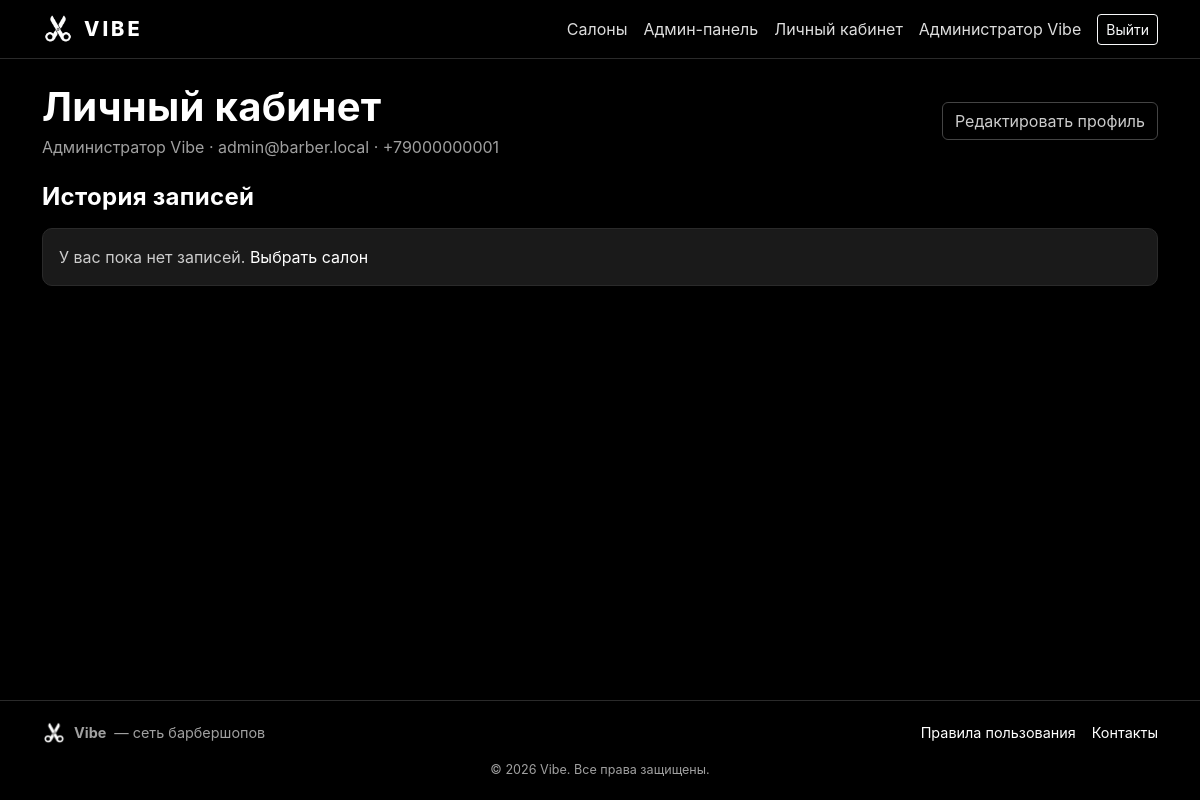
Screenshot of /profile (signed in) with the database file from the repository.
### app/models.py (models this page shows, shortened)
class User(UserMixin, db.Model):
    __tablename__ = "users"
    id = db.Column(db.Integer, primary_key=True)
    full_name = db.Column(db.String(150), nullable=False)
    email = db.Column(db.String(150), unique=True, nullable=False, index=True)
    phone = db.Column(db.String(30), unique=True, nullable=True, index=True)
    password_hash = db.Column(db.String(255), nullable=False)
    role = db.Column(db.String(20), nullable=False, default=ROLE_CLIENT)
    salon_id = db.Column(db.Integer, db.ForeignKey("salons.id"), nullable=True)
    is_active_flag = db.Column(db.Boolean, default=True)
    created_at = db.Column(db.DateTime, default=datetime.utcnow)
    phone_verified = db.Column(db.Boolean, default=False, nullable=False)
    phone_code = db.Column(db.String(10), nullable=True)
    phone_code_expires = db.Column(db.DateTime, nullable=True)
    reset_code = db.Column(db.String(10), nullable=True)
    reset_code_expires = db.Column(db.DateTime, nullable=True)
    reset_channel = db.Column(db.String(10), nullable=True)
    salon = db.relationship("Salon", foreign_keys=[salon_id], backref="moderators")
    bookings = db.relationship("Booking", backref="client", foreign_keys="Booking.user_id")
    @property
    def is_active(self):
        return self.is_active_flag
    def is_admin(self):
        return self.role == ROLE_ADMIN

### app/main.py (the view)
@main_bp.route("/profile")
@login_required
def profile():
    bookings = (Booking.query.filter_by(user_id=current_user.id)
                .order_by(Booking.booking_datetime.desc()).all())
    return render_template("profile.html", bookings=bookings)

### app/templates/profile.html (shortened to what this page needs)
{% extends "base.html" %}
{% block content %}
  <div class="d-flex justify-content-between align-items-center mb-4 flex-wrap">
    <div>
      <h1 class="fw-bold mb-1">Личный кабинет</h1>
      <p class="text-light-50 mb-0">
        {{ current_user.full_name }} · {{ current_user.email }}
        {% if current_user.phone %} · {{ current_user.phone }}{% endif %}
      </p>
    </div>
    <a href="{{ url_for('main.edit_profile') }}" class="btn btn-outline-secondary">Редактировать профиль</a>
  </div>
  <h4 class="fw-bold mb-3">История записей</h4>
  {% if not bookings %}
    <div class="alert alert-secondary">
      У вас пока нет записей. <a href="{{ url_for('main.index') }}">Выбрать салон</a>
    </div>
  {% endif %}
{% endblock %}

### app/templates/base.html (shortened to what this page needs)
<!doctype html>
<html lang="ru">
<head>
  <link href="https://cdn.jsdelivr.net/npm/bootstrap@5.3.3/dist/css/bootstrap.min.css" rel="stylesheet">
  <link href="{{ url_for('static', filename='css/style.css') }}" rel="stylesheet">
</head>
<body>
  <nav class="navbar navbar-expand-lg navbar-dark app-navbar">
    <div class="container">
      <a class="navbar-brand" href="{{ url_for('main.index') }}">
        <img src="{{ url_for('static', filename='img/logo.png') }}" alt="Vibe">
        <span class="brand-text">Vibe</span>
      </a>
      <div class="collapse navbar-collapse" id="nav">
        <ul class="navbar-nav ms-auto align-items-lg-center">
          <li class="nav-item"><a class="nav-link" href="{{ url_for('main.index') }}">Салоны</a></li>
          {% if current_user.is_authenticated %}
            {% if current_user.is_admin() %}
              <li class="nav-item"><a class="nav-link" href="{{ url_for('admin.dashboard') }}">Админ-панель</a></li>
            {% elif current_user.is_moderator() %}
              <li class="nav-item"><a class="nav-link" href="{{ url_for('moderator.dashboard') }}">Кабинет модератора</a></li>
            {% endif %}
            <li class="nav-item"><a class="nav-link" href="{{ url_for('main.profile') }}">Личный кабинет</a></li>
            <li class="nav-item"><span class="nav-link text-light-50">{{ current_user.full_name }}</span></li>
            <li class="nav-item"><a class="btn btn-outline-light btn-sm ms-2" href="{{ url_for('auth.logout') }}">Выйти</a></li>
          {% else %}
            <li class="nav-item"><a class="nav-link" href="{{ url_for('auth.login') }}">Вход</a></li>
            <li class="nav-item"><a class="btn btn-light btn-sm ms-2" href="{{ url_for('auth.register') }}">Регистрация</a></li>
          {% endif %}
        </ul>
      </div>
    </div>
  </nav>
  <main class="container py-4">
    {% block content %}{% endblock %}
  </main>
  <footer class="vibe-footer">
    <div class="container">
      <div class="d-flex flex-wrap justify-content-between align-items-center mb-3">
        <div class="d-flex align-items-center gap-2">
          <img src="{{ url_for('static', filename='img/logo.png') }}" alt="Vibe">
          <strong>Vibe</strong> — сеть барбершопов
        </div>
        <div class="d-flex gap-3">
          <a href="{{ url_for('main.rules') }}">Правила пользования</a>
          <a href="{{ url_for('main.contacts') }}">Контакты</a>
        </div>
      </div>
      <div class="small text-light-50 text-center">© {{ now.year }} Vibe. Все права защищены.</div>
    </div>
  </footer>
</body>
</html>

### app/static/css/style.css (style rules this page uses)
:root { --vibe-black: #000000; --vibe-dark: #111111; --vibe-gray: #1c1c1c; --vibe-border: #2a2a2a; --vibe-muted: #a0a0a0; --vibe-accent: #ffffff; }
* { box-sizing: border-box; }
body { background: var(--vibe-black); color: #eaeaea; font-family: -apple-system, "Segoe UI", Roboto, "Helvetica Neue", Arial, sans-serif; min-height: 100vh; display: flex; flex-direction: column; }
main { flex: 1; }
a { color: #ffffff; text-decoration: none; }
.app-navbar { background: #000 !important; border-bottom: 1px solid var(--vibe-border); }
.navbar-brand { display: flex; align-items: center; gap: 10px; }
.navbar-brand img { height: 32px; width: auto; }
.navbar-brand .brand-text { font-weight: 800; letter-spacing: 3px; text-transform: uppercase; color: #fff; }
.app-navbar .nav-link { color: #ddd !important; }
.vibe-footer { border-top: 1px solid var(--vibe-border); padding: 20px 0; margin-top: 60px; color: var(--vibe-muted); font-size: .9rem; background: #000; }
.vibe-footer img { height: 24px; width: auto; }
.text-light-50 { color: var(--vibe-muted) !important; }
h1, h2, h3, h4, h5 { color: #fff; letter-spacing: .3px; }
.btn-outline-secondary { color: #cccccc; border-color: #444; }
.alert { border-radius: 10px; border: 1px solid var(--vibe-border); }
.alert-secondary { background: #1a1a1a; color: #ccc; }

### rows the page displays
User: full_name "Администратор Vibe", email "admin@barber.local", phone "+79000000001"
